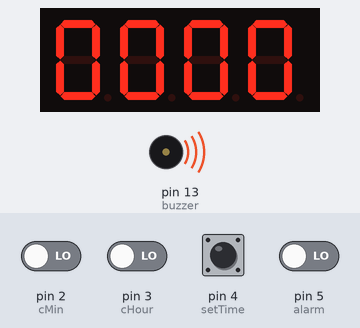
Bench run of a sketch on a simulated Arduino Uno, built with avr-gcc and run on an emulated ATmega328P. Shown: 4-digit seven-segment display, buzzer (waves = sounding, pin HIGH). Wiring (inferred from the names in the program): 4-digit 7-segment display, segments lit when HIGH: segments pin 18, pin 14, pin 10, pin 8, pin 7, pin 17, pin 11, pin 9; digit selects pin 12, pin 15, pin 16, pin 19. The inputs (shaded band) are chosen by the test bench; at power-on: pin 4 (setTime) HIGH, pin 2 (cMin), pin 3 (cHour), pin 5 (alarm) LOW. The segment pins are drawn as the display they are named for; pins used as bus, display or sensor lines are not drawn.

Above: at 1.2 s.
1.3 s: pin 4 (setTime) pulled LOW for 0.15 s
At 1.6 s:
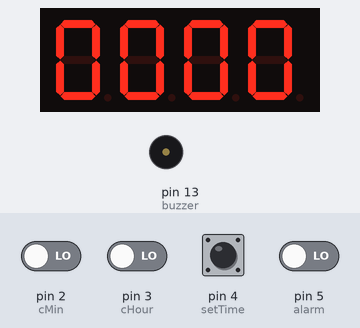
2.9 s: pin 5 (alarm) driven HIGH
At 4.1 s:
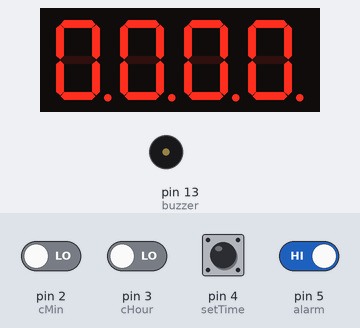
4.4 s: pin 2 (cMin) driven HIGH
At 4.71 s:
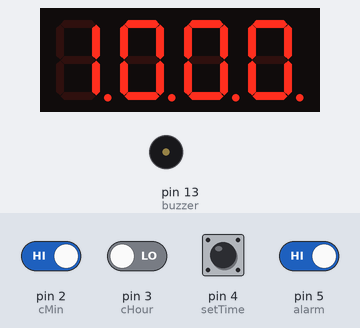
6.4 s: pin 3 (cHour) driven HIGH
At 6.71 s:
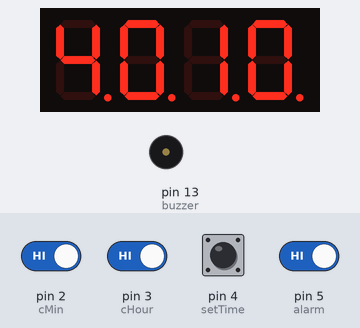
8.4 s: pin 4 (setTime) pulled LOW for 1 s
At 8.8 s:
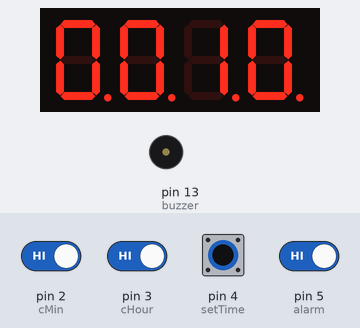
10.9 s: pin 3 (cHour) driven LOW
At 11.8 s:
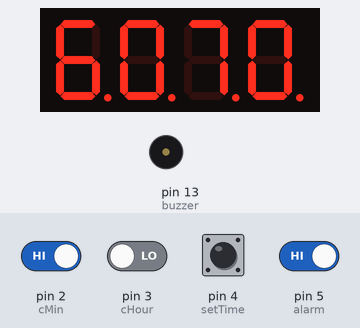
Timing chart, 0 to 13.9 s (numbered marks = the images above; inputs shaded):
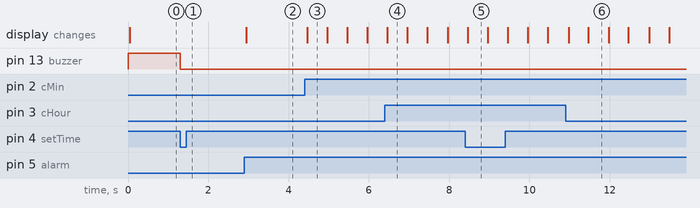

Measured:
- after the input at 1.3 s, pin 13 (buzzer): HIGH → LOW at once
- after the input at 2.9 s, the display: changes at once (image 2)
- after the input at 4.4 s, the display: changes after 0.06 s (image 3)
- what the display in image 3 shows lasts 0.5 s, from 4.5 s to 5.0 s

The sketch:

Digital_Clock_Arduino_Source_Code.ino
```cpp
#define segA 18// connecting segment A
#define segB 14// connecting segment B
#define segC 10// connecting segment C
#define segD 8// connecting power D
#define segE 7// connecting segment E
#define segF 17// connecting segment F
#define segG 11//connecting segment G
#define DP 9// connecting power Dot

#define ones 12// connecting power ones digit
#define tens 15// connecting power tens digit
#define hund 16// connecting power hundreds digit
#define thou 19// connecting power thousands digit

#define alarm 5// connecting switch 1
#define setTime 4// connecting swtich 2
#define cHour 3// connecting switch 3
#define cMin 2// connecting switch 4

#define buzzer 13// connecting buzzer


void  displaydigit (int digit) {
  switch (digit)
                {

                case 0:// show ”0” on display
                digitalWrite(segA, HIGH);
                digitalWrite(segB, HIGH);
                digitalWrite(segC, HIGH);
                digitalWrite(segD, HIGH);
                digitalWrite(segE, HIGH);
                digitalWrite(segF, HIGH);
                digitalWrite(segG, LOW);
                break;

                case 1://  show ”1” on display
                digitalWrite(segA, LOW);
                digitalWrite(segB, HIGH);
                digitalWrite(segC, HIGH);
                digitalWrite(segD, LOW);
                digitalWrite(segE, LOW);
                digitalWrite(segF, LOW);
                digitalWrite(segG, LOW);
                break;

                case 2://  show ”2” on display
                digitalWrite(segA, HIGH);
                digitalWrite(segB, HIGH);
                digitalWrite(segC, LOW);
                digitalWrite(segD, HIGH);
                digitalWrite(segE, HIGH);
                digitalWrite(segF, LOW);
                digitalWrite(segG, HIGH);
                break;

                case 3://  show ”3” on display
                digitalWrite(segA, HIGH);
                digitalWrite(segB, HIGH);
                digitalWrite(segC, HIGH);
                digitalWrite(segD, HIGH);
                digitalWrite(segE, LOW);
                digitalWrite(segF, LOW);
                digitalWrite(segG, HIGH);
                break;

                case 4://  show ”4” on display
                digitalWrite(segA, LOW);
                digitalWrite(segB, HIGH);
                digitalWrite(segC, HIGH);
                digitalWrite(segD, LOW);
                digitalWrite(segE, LOW);
                digitalWrite(segF, HIGH);
                digitalWrite(segG, HIGH);
                break;

                case 5://  show ”5” on display
                digitalWrite(segA, HIGH);
                digitalWrite(segB, LOW);
                digitalWrite(segC, HIGH);
                digitalWrite(segD, HIGH);
                digitalWrite(segE, LOW);
                digitalWrite(segF, HIGH);
                digitalWrite(segG, HIGH);
                break;

                case 6://  show ”6” on display
                digitalWrite(segA, HIGH);
                digitalWrite(segB, LOW);
                digitalWrite(segC, HIGH);
                digitalWrite(segD, HIGH);
                digitalWrite(segE, HIGH);
                digitalWrite(segF, HIGH);
                digitalWrite(segG, HIGH);
                break;

                case 7:// show ”7” on display
                digitalWrite(segA, HIGH);
                digitalWrite(segB, HIGH);
                digitalWrite(segC, HIGH);
                digitalWrite(segD, LOW);
                digitalWrite(segE, LOW);
                digitalWrite(segF, LOW);
                digitalWrite(segG, LOW);
                break;

                case 8:// show ”8” on display
                digitalWrite(segA, HIGH);
                digitalWrite(segB, HIGH);
                digitalWrite(segC, HIGH);
                digitalWrite(segD, HIGH);
                digitalWrite(segE, HIGH);
                digitalWrite(segF, HIGH);
                digitalWrite(segG, HIGH);
                break;

                case 9:// show ”9” on display
                digitalWrite(segA, HIGH);
                digitalWrite(segB, HIGH);
                digitalWrite(segC, HIGH);
                digitalWrite(segD, HIGH);
                digitalWrite(segE, LOW);
                digitalWrite(segF, HIGH);
                digitalWrite(segG, HIGH);
                break;

                break;
                }
}


void showtime (int number) //displays 4 digit number
{


                // e.g. we have "1234"
                displaydigit(number/1000);  // segments are set to display "1"
                digitalWrite(thou, LOW); // first digit on,
                digitalWrite(hund, HIGH); // other off
                digitalWrite(tens, HIGH);
                digitalWrite(ones, HIGH);

                delay (1);

                number = number%1000;  // remainder of 1234/1000 is 234
                displaydigit(number/100); //// segments are set to display "2"
                digitalWrite(thou, HIGH); // first digit is off
                digitalWrite(hund, LOW); // second digit is on
                delay (1); // and so on....

                number = number%100;
                displaydigit(number/10);
                digitalWrite(hund, HIGH);
                digitalWrite(tens, LOW);
                delay (1);

                number =number%10;
                displaydigit(number);
                digitalWrite(tens, HIGH);
                digitalWrite(ones, LOW);
                delay (1);

};


int timeconversion(long seconds) {    //converts given number(seconds) to 4 digits representing hours and minutes
                // if the input was 45130
                int hours = seconds/3600 ; // hours will be 12
                seconds = seconds % 3600; // the remainder is 1930
                int minutes = seconds/60; // minutes will be 32
                int convertedtime = (int)hours * 100 + minutes; // this will add 1200 + 32 and return 1232
                return convertedtime ;

}


void setup() {

                pinMode(7, OUTPUT);
                pinMode(8, OUTPUT);
                pinMode(9, OUTPUT);
                pinMode(10, OUTPUT);
                pinMode(11, OUTPUT);
                pinMode(12, OUTPUT);
                pinMode(13, OUTPUT);
                pinMode(14, OUTPUT);
                pinMode(15, OUTPUT);
                pinMode(16, OUTPUT);
                pinMode(17, OUTPUT);
                pinMode(18, OUTPUT);
                pinMode(19, OUTPUT);

                pinMode(2, INPUT);
                pinMode(3, INPUT);
                pinMode(4, INPUT);
                pinMode(5, INPUT);


}


long currenttime = 0;
long currenthour = 0;
long currentmin = 0;
unsigned long previousMillis = 0;
int alarmsetting = 0;
int settingTime = 0;
int changeHour = 0;
int changeMin = 0;
long alarmTime = 0;
long alarmhour = 0;
long alarmmin = 0;
int test = 0;
void loop ()

{
                alarmsetting = digitalRead(alarm); // read the 4 switches
                settingTime = digitalRead(setTime);
                changeHour = digitalRead(cHour);
                changeMin = digitalRead(cMin);
                unsigned long currentMillis = millis(); // use millis() to keep track of time


                // Mode 2 alarm setting mode (Switch 1 ON, Switch 2 OFF)
                if (alarmsetting == HIGH && settingTime == LOW) {
                        digitalWrite(DP, HIGH);  //ligth up the dot display to indicate that the clock is in settings mode
                         if (changeHour == HIGH) { // when switch 3 is on in Mode 2
                                if ((unsigned long)(currentMillis - previousMillis) >= 500) { //wait .5 seconds and add 3600 to //alarmhour (3600 seconds = 1hour)
                                      alarmhour = alarmhour + 3600;
                                      if(alarmhour >= 86400) { //if the hours goes higher than 23, reset it to 0
                                             alarmhour = 0;
                                       }
                                 previousMillis = currentMillis;
                                  }
                          }
                          if (changeMin == HIGH) { // when switch 4 is on in Mode 2
                               if ((unsigned long)(currentMillis - previousMillis) >= 500) { //wait .5 seconds and add 60 to alarmmin //(60 seconds = 1min)
                                   alarmmin = alarmmin + 60;
                                   if(alarmmin >= 3600) { //if the minutes goes higher than 59, reset it to 0
                                           alarmmin = 0;
                                    }
                                previousMillis = currentMillis;
                                }
                           }
                 alarmTime = alarmhour+alarmmin;
                 showtime(timeconversion(alarmTime)); // send it to timeconversion to get 4 digit value and displays alarm time
                }
                //Mode 3 currenttime setting mode (Switch 1 ON, Switch 2 ON)
               else if (alarmsetting == HIGH && settingTime == HIGH) {
                        digitalWrite(DP, HIGH); //ligth up the dot display to indicate that the clock is in settings mode
                        if (changeHour == HIGH) { // when switch 3 is on in Mode 3
                             if ((unsigned long)(currentMillis - previousMillis) >= 500) { //wait .5 seconds and add 3600 to //currenthour (3600 seconds = 1hour)
                              currenthour = currenthour + 3600;
                               if(currenthour >= 86400) { //if the hours goes higher than 23, reset it to 0
                                    currenthour = 0;
                               }
                             previousMillis = currentMillis;
                            }
                        }
                        if (changeMin == HIGH) { // when switch 4 is on in Mode 2
                            if ((unsigned long)(currentMillis - previousMillis) >= 500) { //wait .5 seconds and add 60 to alarmmin (60 //seconds = 1min)
                             currentmin = currentmin + 60;
                             if(currentmin >= 3600) {  //if the minutes goes higher than 59, reset it to 0
                                   currentmin = 0;
                              }
                               previousMillis = currentMillis;
                             }
                        }
                      currenttime = currenthour+currentmin;
                      showtime(timeconversion(currenttime)); // send it to timeconversion to get 4 digit value and displays changed //current time
                }
                //Mode 4 alarm mode (swtich 1 off, switch 2 on)
                else if (alarmsetting == LOW && settingTime == HIGH) {
                      digitalWrite(DP,LOW); //turn off the dot display to indicate that the clock is time showing mode
                       if ((unsigned long)(currentMillis - previousMillis) >= 1000) { // every second add 1 to current time
                            currenttime++;
                            previousMillis = currentMillis;
                       }
                       if (currenttime >= 86400) { //if the current goes higher than 2359, reset it to 0
                            currenttime = 0;
                         }
                       showtime(timeconversion(currenttime)); //show current time
                        if (alarmTime == currenttime) { // if the alarm time set is equal to current time
                            digitalWrite(buzzer,HIGH);  // turn on the alarm (doesn't turn off until switch 2 is OFF)
                       }

                }
                // Mode 1 clock mode (switch 1 off, switch 2 off)
                else {
                     digitalWrite(buzzer,LOW); // switch 2 on if alarm was triggered, turns off the alarm
                     digitalWrite(DP,LOW);  //turn off the dot display to indicate that the clock is time showing mode
                     if ((unsigned long)(currentMillis - previousMillis) >= 1000) { // every second add 1 to current time
                            currenttime++;
                            previousMillis = currentMillis;
                      }
                      if (currenttime >= 86400) { //if the current goes higher than 2359, reset it to 0
                            currenttime = 0;
                }
                     showtime(timeconversion(currenttime)); //show current time
                }

}
```
